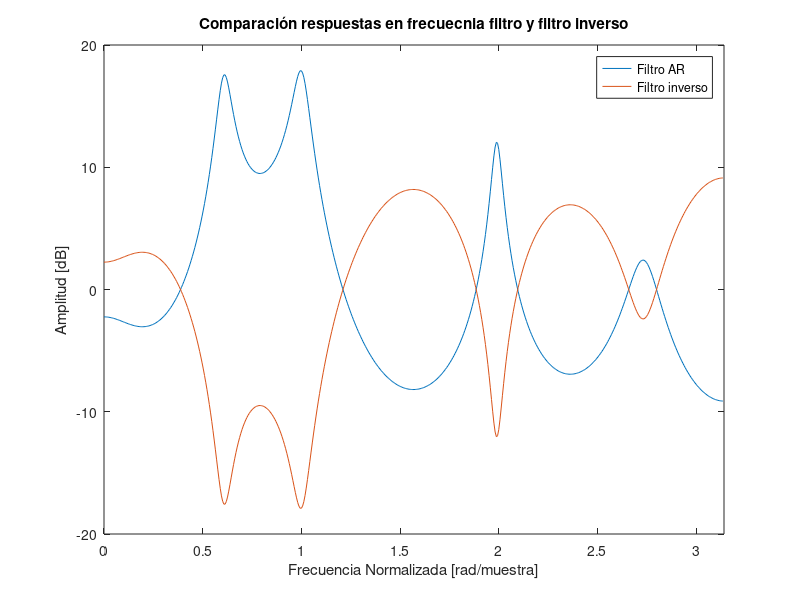

Write the MATLAB code that produced this figure. (Note: this script raises an error after producing the figure.)
%%%%% Lab 5 DSP Parte V
close all; clear; clc

%%% Parte 1. Comparación filtro y filtro inverso
load vowels.mat

% Obtención de filtros
a = lpc(vowel_a,15);
b_inv = a;

% Obtenciión de respuestas en frecuencia
[h,w] = freqz(1,a); [h_inv,w_inv] = freqz(b_inv,1);

% Gráficos
figure
plot(w,mag2db(abs(h)))
hold on
plot(w_inv,mag2db(abs(h_inv)))
xlim([0 pi])
xlabel("Frecuencia Normalizada [rad/muestra]")
ylabel("Amplitud [dB]")
title("Comparación respuestas en frecuecnia filtro y filtro inverso")
legend("Filtro AR", "Filtro inverso")

%%% Parte 2. Gráfico de residuo
e = filter(b_inv,1,vowel_a);

%Grafico
t = (0:(length(vowel_a)-1))/fs;
xmin = 1;
xmax = 1.1;

figure
subplot 211
plot(t,vowel_a)
xlabel("Tiempo [s]")
ylabel("Amplitud")
title("Señal vowel\_a")
xlim([xmin xmax])

subplot 212
plot(t,e)
xlabel("Tiempo [s]")
ylabel("Amplitud")
title("Señal de entrada obtenida a partir de filtro inverso")
xlim([xmin xmax])

%%% Parte 3. Espectro del residuo
[he,we] = positiveSpectrum(e);
[ha,wa] = positiveSpectrum(vowel_a);

figure
subplot 211
plot(we,mag2db(abs(he)))
xlabel("Frecuencia normalizada [rad/muestra]")
ylabel("Amplitud [dB]")
title("Visualzación en frecuencia de residuo")
xlim([0 pi])

subplot 212
plot(wa, mag2db(abs(ha)))
xlabel("Frecuencia normalizada [rad/muestra]")
ylabel("Amplitud [dB]")
title("Visualzación en frecuencia de señal vowel\_a")
xlim([0 pi])

%%% Parte 4. Autocorrelación del residuo y pitch

% Obtención de autocorrelaciones
re = xcorr(e);
ra = xcorr(vowel_a);

%Gráficos
k = (1:length(ra)) - length(vowel_a);

figure
subplot 211
plot(k,re)
xlim([-1000 1000])
xlabel("Desfase de muestras [-]")
ylabel("Amplitud")
title("Autocorrelación de residuo")

subplot 212
plot(k,ra)
xlim([-1000 1000])
xlabel("Desfase de muestras [-]")
ylabel("Amplitud")
title("Autocorrelación de vowel\_a")